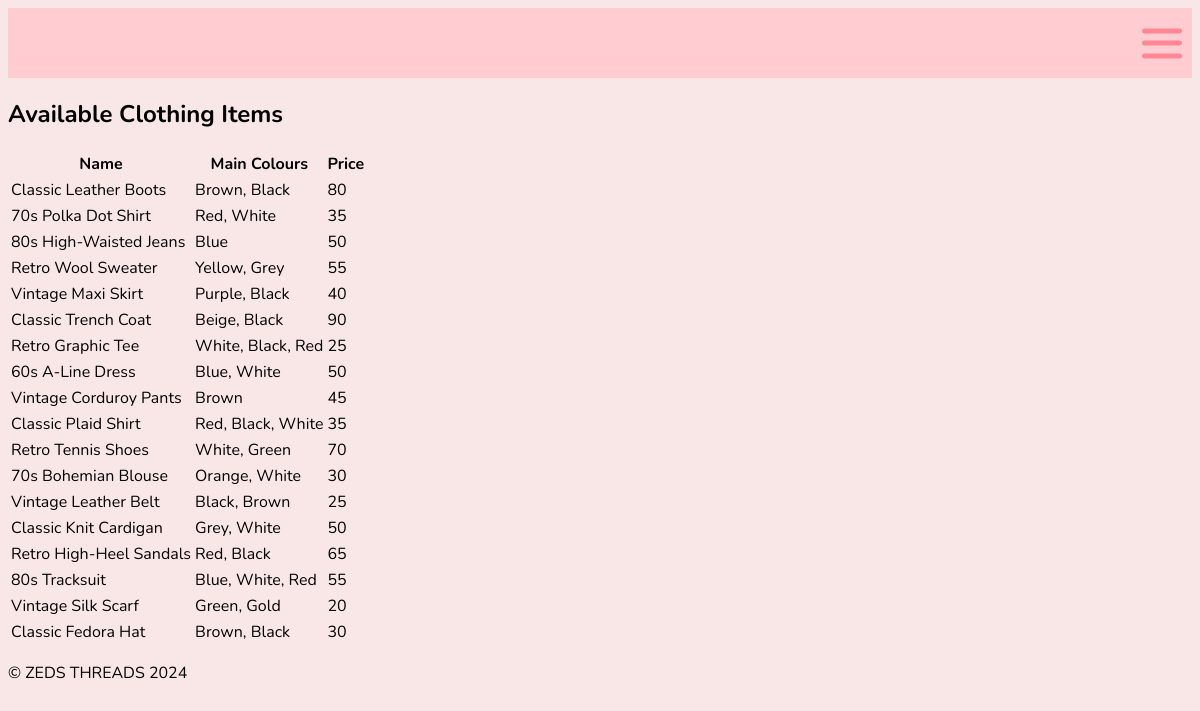
Page /shopnow on the committed database.
### tables this page shows
CREATE TABLE clothing_data (id INTEGER PRIMARY KEY, name TEXT (0, 100), main_colours TEXT (1, 100), price NUMERIC (1, 5), cat_id NUMERIC REFERENCES clothing_category (catergoryid));

### main.py (the view)
@app.route('/shopnow')
def render_database():
    con = create_connection(DATABASE)
    if con:
        query = "SELECT name, main_colours, price FROM clothing_data"
        cur = con.cursor()
        cur.execute(query)
        clothing_list = cur.fetchall()
        con.close()
        return render_template('shopnow.html', clothing=clothing_list)
    else:
        return "Error"

### main.py (called while the page is built)
def create_connection(db_file):
    try:
        connection = sqlite3.connect(db_file)
        return connection
    except Error as e:
        print(e)
    return None

### templates/shopnow.html (shortened to what this page needs)
{% extends "base.html" %}
{% block main %}
<h2>Available Clothing Items</h2>
<table>
    <tr>
        <th>Name</th>
        <th>Main Colours</th>
        <th>Price</th>
    </tr>
    {% for item in clothing %}
    <tr>
        <td>{{ item[0] }}</td>
        <td>{{ item[1] }}</td>
        <td>{{ item[2] }}</td>
    </tr>
    {% endfor %}
</table>
{% endblock %}

### static/styles.css (style rules this page uses)
body { background-color: #f9e7e7; font-family: 'Nunito', sans-serif; }

### rows in the picture
clothing_data: name "Classic Leather Boots", main_colours "Brown, Black", price "80"
clothing_data: name "70s Polka Dot Shirt", main_colours "Red, White", price "35"
clothing_data: name "80s High-Waisted Jeans", main_colours "Blue", price "50"
clothing_data: name "Retro Wool Sweater", main_colours "Yellow, Grey", price "55"
clothing_data: name "Vintage Maxi Skirt", main_colours "Purple, Black", price "40"
clothing_data: name "Classic Trench Coat", main_colours "Beige, Black", price "90"
clothing_data: name "Retro Graphic Tee", main_colours "White, Black, Red", price "25"
clothing_data: name "60s A-Line Dress", main_colours "Blue, White", price "50"
clothing_data: name "Vintage Corduroy Pants", main_colours "Brown", price "45"
clothing_data: name "Classic Plaid Shirt", main_colours "Red, Black, White", price "35"
clothing_data: name "Retro Tennis Shoes", main_colours "White, Green", price "70"
clothing_data: name "70s Bohemian Blouse", main_colours "Orange, White", price "30"
clothing_data: name "Vintage Leather Belt", main_colours "Black, Brown", price "25"
clothing_data: name "Classic Knit Cardigan", main_colours "Grey, White", price "50"
clothing_data: name "Retro High-Heel Sandals", main_colours "Red, Black", price "65"
clothing_data: name "80s Tracksuit", main_colours "Blue, White, Red", price "55"
clothing_data: name "Vintage Silk Scarf", main_colours "Green, Gold", price "20"
clothing_data: name "Classic Fedora Hat", main_colours "Brown, Black", price "30"
